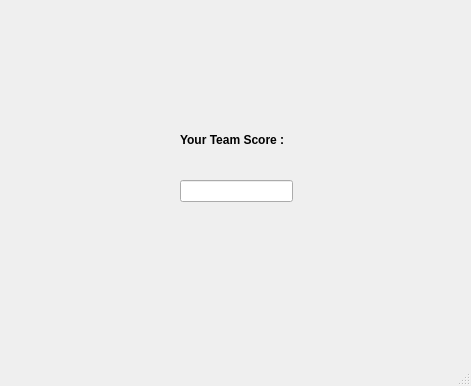
<?xml version="1.0" encoding="UTF-8"?>
<ui version="4.0">
 <class>ScoreWindow</class>
 <widget class="QMainWindow" name="ScoreWindow">
  <property name="geometry">
   <rect>
    <x>0</x>
    <y>0</y>
    <width>471</width>
    <height>386</height>
   </rect>
  </property>
  <property name="windowTitle">
   <string>MainWindow</string>
  </property>
  <widget class="QWidget" name="centralwidget">
   <widget class="QLineEdit" name="Score">
    <property name="geometry">
     <rect>
      <x>180</x>
      <y>180</y>
      <width>113</width>
      <height>22</height>
     </rect>
    </property>
   </widget>
   <widget class="QLabel" name="teamscore">
    <property name="geometry">
     <rect>
      <x>180</x>
      <y>130</y>
      <width>151</width>
      <height>20</height>
     </rect>
    </property>
    <property name="font">
     <font>
      <weight>75</weight>
      <bold>true</bold>
     </font>
    </property>
    <property name="text">
     <string>Your Team Score :</string>
    </property>
   </widget>
  </widget>
  <widget class="QStatusBar" name="statusbar"/>
 </widget>
 <resources/>
 <connections/>
</ui>
